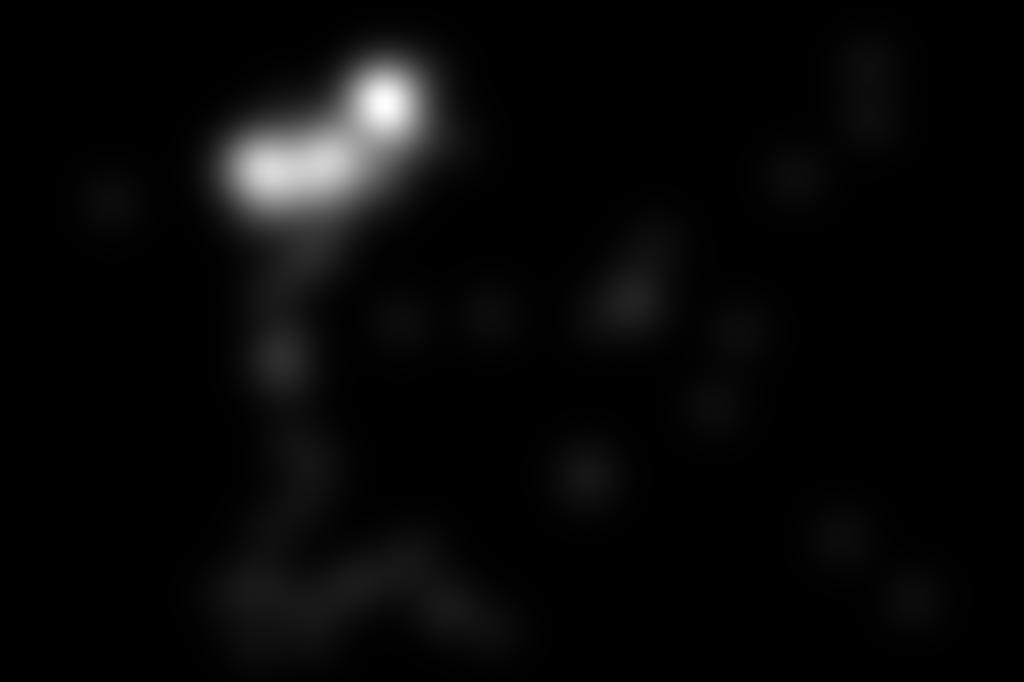
%> input picture sg_min2.4.3/sg_min2.4.3/XPDR/gt/i1.jpg, 1024 x 682 px
$ octave process.m   (GNU Octave 9; MATLAB toolbox functions it lacks are replaced by stand-ins)
%> lines starting %> are read from the running program, lines starting %| are printed output that depends on the picture
i1 = imread('./gt/i1.jpg');
%> i1 is the input picture: size 682x1024 uint8; min 0, max 255, mean 8
o1 = imread('./gt/o1.jpg');
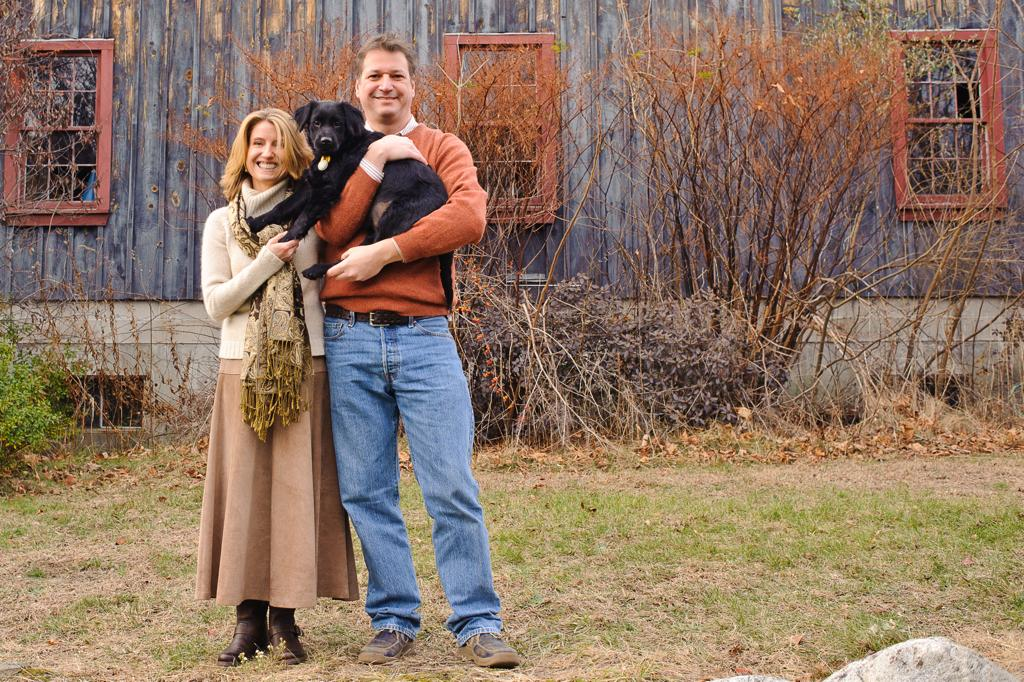
%> input picture sg_min2.4.3/sg_min2.4.3/XPDR/gt/o1.jpg, 1024 x 682 px
%> o1 is the input picture: size 682x1024x3 uint8; mean R, G, B 142.1, 117.7, 99.9
o1 = rgb2gray(o1);
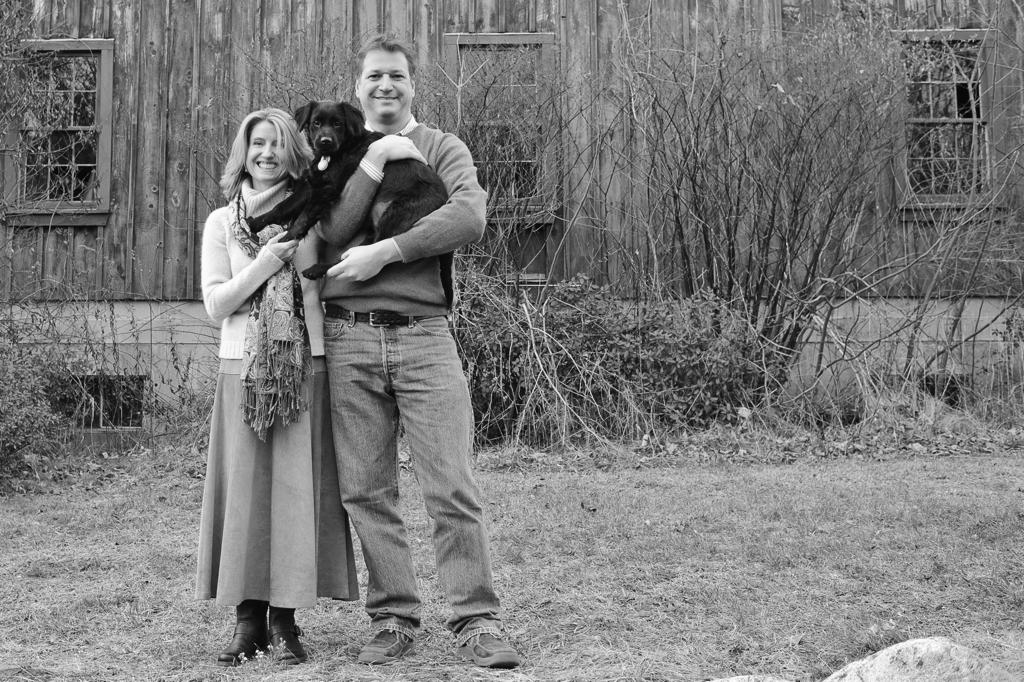
%> o1: size 682x1024 uint8; min 0, max 255, mean 123

o1 = mat2gray(o1);
%> o1: size 682x1024 double
imshow(o1);
pause;

i1 = mat2gray(i1);
%> i1: size 682x1024 double
i1 = double(i1);
imshow(i1);

pause;

c1 = o1.*i1;
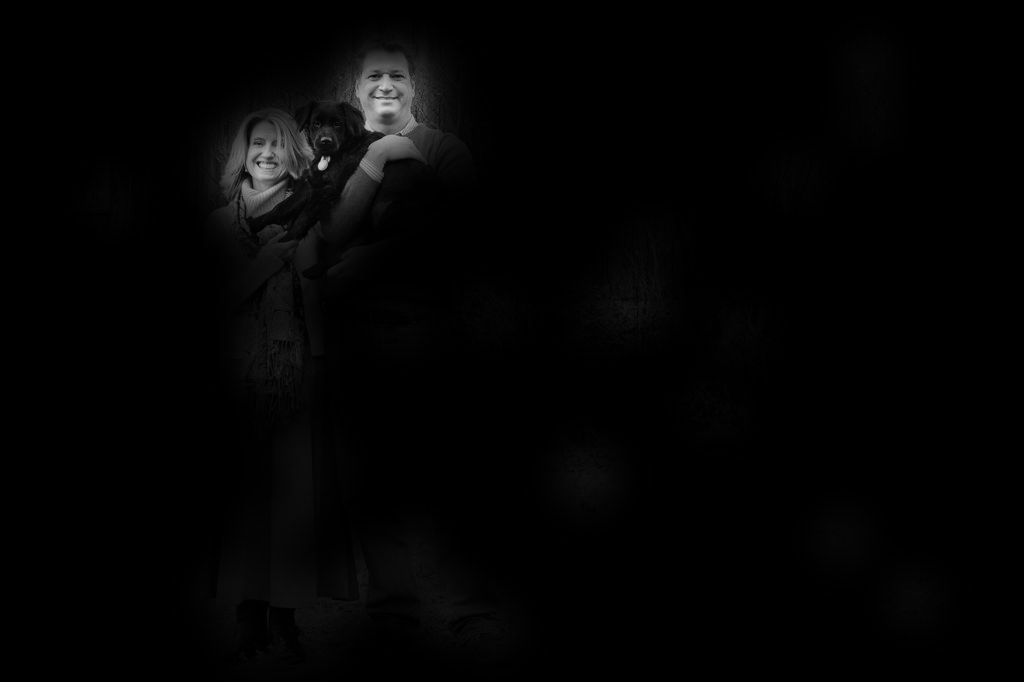
%> c1: size 682x1024 double; min 0, max 0.81, mean 0.0141
imshow(c1);
